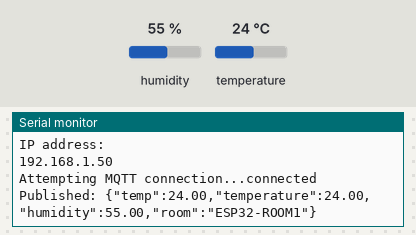
The sketch below on a simulated ESP32. Shown: the last lines printed to the serial monitor. The inputs (shaded band) are chosen by the test bench; at power-on: humidity 55 %, temperature 24 °C. WiFi joins after 1.5 s; servers stay silent unless stated; no MQTT or app messages arrive unless stated.

Above: at 2.7 s.
2.8 s: humidity set to 22 %
At 12.2 s:
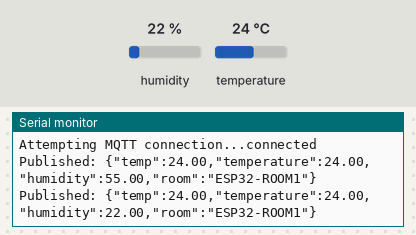
12.8 s: temperature set to 12 °C
At 22.5 s:
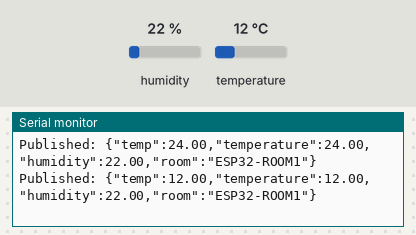
22.8 s: humidity set to 40 %
At 32.8 s:
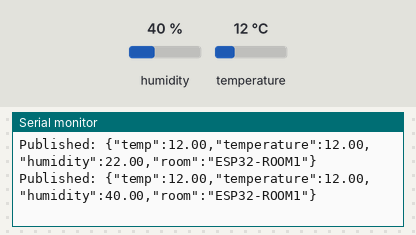
Timing chart, 0 to 34.3 s (numbered marks = the images above; inputs shaded):
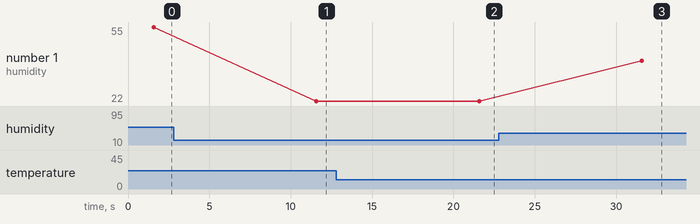

The sketch:

esp32-room.ino
```cpp
/*
 * ESP32 Room Temperature Monitor
 * ส่งข้อมูลอุณหภูมิไปยัง MQTT Broker
 * สำหรับการแข่งขัน DevOps
 *
 * Hardware:
 * - ESP32
 * - DHT22 Temperature Sensor (GPIO 4)
 *
 * WiFi: udvcit
 * MQTT Broker: 192.168.100.102:1883
 * Topic: room1/temperature (เปลี่ยนตามห้อง)
 */

#include <WiFi.h>
#include <PubSubClient.h>
#include <DHT.h>

// WiFi Credentials
const char* ssid = "udvcit";
const char* password = "";  // ถ้ามี password

// MQTT Settings
const char* mqtt_server = "192.168.100.102";
const int mqtt_port = 1883;
const char* mqtt_topic = "room1/temperature";  // เปลี่ยนเป็น room2 หรือ room3

// DHT Sensor
#define DHTPIN 4
#define DHTTYPE DHT22
DHT dht(DHTPIN, DHTTYPE);

// Room ID (เปลี่ยนตาม ESP32)
String room_id = "ESP32-ROOM1";  // เปลี่ยนเป็น ROOM2 หรือ ROOM3

WiFiClient espClient;
PubSubClient client(espClient);

void setup_wifi() {
  delay(10);
  Serial.println();
  Serial.print("Connecting to ");
  Serial.println(ssid);

  WiFi.begin(ssid, password);

  while (WiFi.status() != WL_CONNECTED) {
    delay(500);
    Serial.print(".");
  }

  Serial.println("");
  Serial.println("WiFi connected");
  Serial.println("IP address: ");
  Serial.println(WiFi.localIP());
}

void reconnect() {
  while (!client.connected()) {
    Serial.print("Attempting MQTT connection...");
    String clientId = "ESP32-" + room_id;

    if (client.connect(clientId.c_str())) {
      Serial.println("connected");
    } else {
      Serial.print("failed, rc=");
      Serial.print(client.state());
      Serial.println(" try again in 5 seconds");
      delay(5000);
    }
  }
}

void setup() {
  Serial.begin(115200);
  dht.begin();

  setup_wifi();
  client.setServer(mqtt_server, mqtt_port);
}

void loop() {
  if (!client.connected()) {
    reconnect();
  }
  client.loop();

  // อ่านค่าจาก DHT22
  float temp = dht.readTemperature();
  float humidity = dht.readHumidity();

  if (isnan(temp) || isnan(humidity)) {
    Serial.println("Failed to read from DHT sensor!");
    delay(2000);
    return;
  }

  // สร้าง JSON message
  String payload = "{";
  payload += "\"temp\":" + String(temp) + ",";
  payload += "\"temperature\":" + String(temp) + ",";
  payload += "\"humidity\":" + String(humidity) + ",";
  payload += "\"room\":\"" + room_id + "\"";
  payload += "}";

  // Publish ไปยัง MQTT
  if (client.publish(mqtt_topic, payload.c_str())) {
    Serial.print("Published: ");
    Serial.println(payload);
  } else {
    Serial.println("Publish failed");
  }

  // ส่งทุก 10 วินาที
  delay(10000);
}
```

Measured:
- after the input at 2.8 s, the serial monitor: prints a new line after 8.8 s (image 1)
- after the input at 12.8 s, the serial monitor: prints a new line after 8.8 s (image 2)
- after the input at 22.8 s, the serial monitor: prints a new line after 8.8 s (image 3)
- plotted number 1: 55 → 22 after the input at 2.8 s, 22 → 40 after the input at 22.8 s
